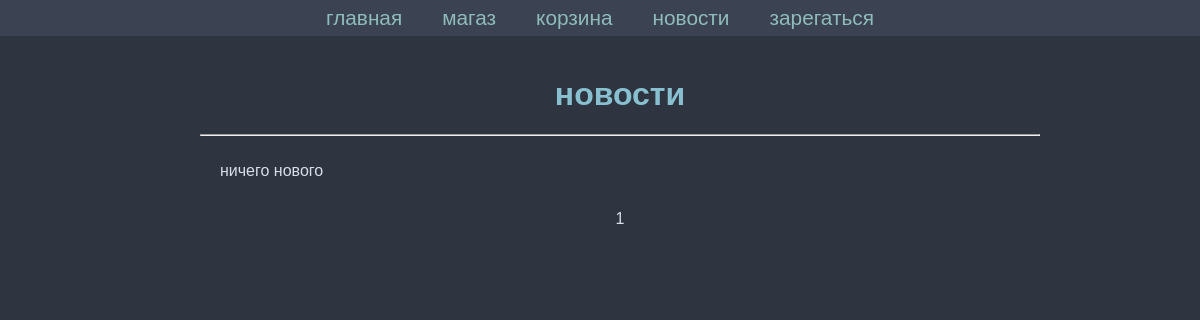
Before: /task1/news/ with the older database file.
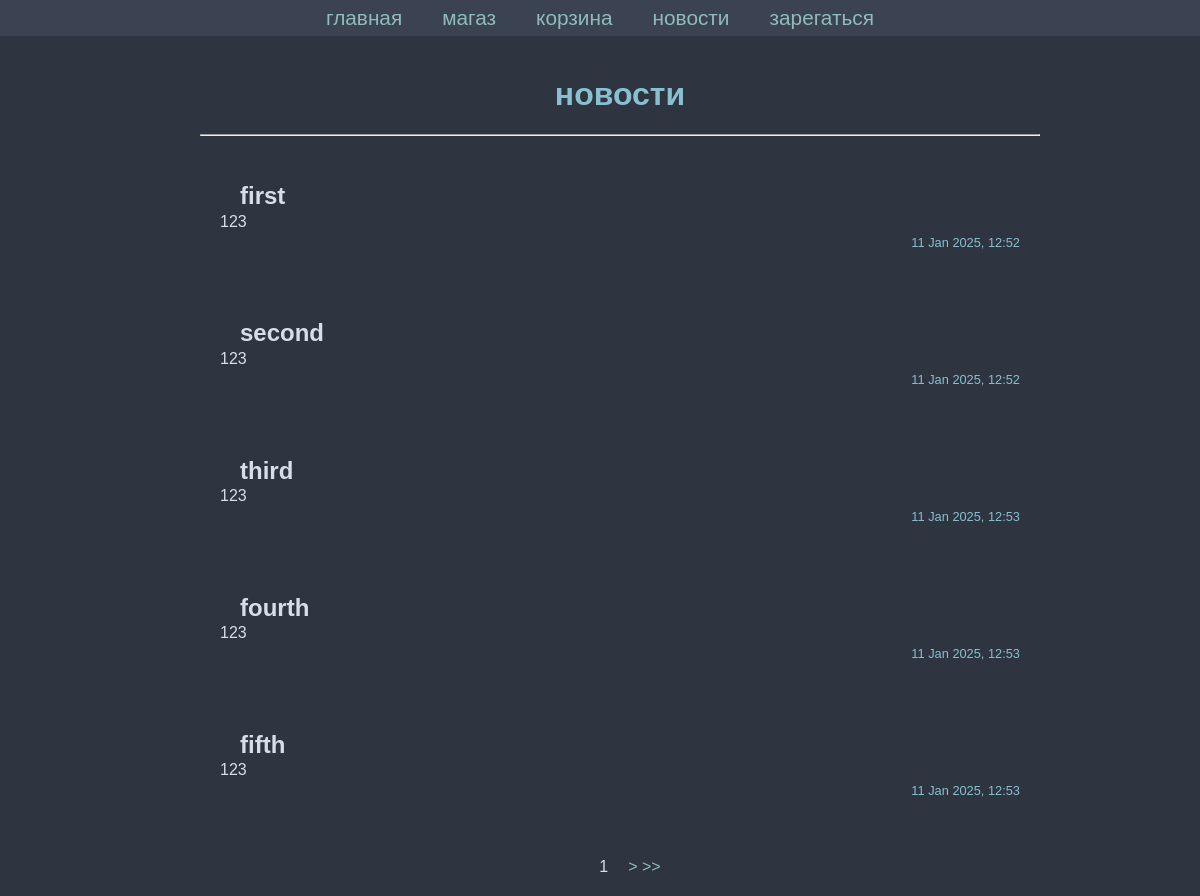
After: the same page with the newer database file.
### task1/models.py (models this page shows, shortened)
class News(models.Model):
    title = models.CharField(max_length=200)
    content = models.TextField()
    date = models.DateTimeField(auto_now_add=True)
    class Meta:
        verbose_name_plural = 'News'

### task1/views.py (the view)
# urls.py: path('news/', news, name='task1_news'),
def news(request):
    news_list = News.objects.all().order_by('date')
    for item in news_list:
        item.date = timezone.localtime(item.date).strftime('%d %b %Y, %I:%M')
    paginator = Paginator(news_list, 5)
    page_number = request.GET.get('page')
    page_obj = paginator.get_page(page_number)
    return render(request, 'first_task/news.html', {'news': page_obj})

### templates/first_task/news.html (shortened to what this page needs)
{% extends 'first_task/menu.html' %}
{% block menu %}
{{ block.super }}
{% endblock %}
{% block content %}
<div class="news-container">
  <h1>новости</h1>
  <hr>
  <ul>
    {% for item in news %}
    <li class="news-item">
      <h2>{{ item.title }}</h2>
      <p class="news-text">{{ item.content }}</p>
      <div class="date-container">
        <p class="date">{{ item.date }}</p>
      </div>
    </li>
    {% empty %}
    <li>ничего нового</li>
    {% endfor %}
  </ul>
  <div class="pagination">
    <span class="current">
      {{ news.number }}
    </span>
    <span class="step-links">
      {% if news.has_next %}
      <a href="?page={{ news.next_page_number }}">&gt </a>
      <a href="?page={{ news.paginator.num_pages }}">&gt&gt;</a>
      {% endif %}
    </span>
  </div>
</div>
{% endblock %}

Changed rows visible on the page:
added News: title "first", content "123", date "11 Jan 2025, 12:52"
added News: title "second", content "123", date "11 Jan 2025, 12:52"
added News: title "third", content "123", date "11 Jan 2025, 12:53"
added News: title "fourth", content "123", date "11 Jan 2025, 12:53"
added News: title "fifth", content "123", date "11 Jan 2025, 12:53"
Other visible differences:
text no longer shown: "ничего нового"
